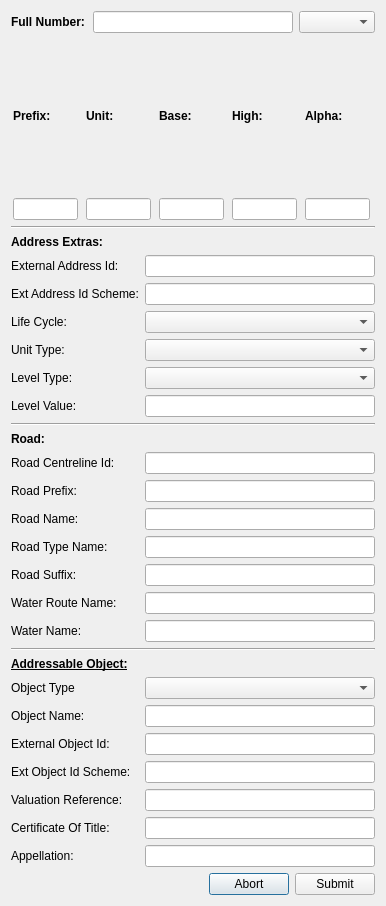
<?xml version="1.0" encoding="UTF-8"?>
<ui version="4.0">
 <class>NewAddressDialog</class>
 <widget class="QDialog" name="NewAddressDialog">
  <property name="geometry">
   <rect>
    <x>0</x>
    <y>0</y>
    <width>386</width>
    <height>906</height>
   </rect>
  </property>
  <property name="windowTitle">
   <string>Create New Address</string>
  </property>
  <layout class="QVBoxLayout" name="verticalLayout">
   <item>
    <layout class="QHBoxLayout" name="horizontalLayout_2">
     <item>
      <widget class="QLabel" name="label">
       <property name="font">
        <font>
         <weight>75</weight>
         <bold>true</bold>
        </font>
       </property>
       <property name="text">
        <string>Full Number:</string>
       </property>
      </widget>
     </item>
     <item>
      <widget class="QLineEdit" name="uFullNum">
       <property name="maximumSize">
        <size>
         <width>200</width>
         <height>16777215</height>
        </size>
       </property>
      </widget>
     </item>
     <item>
      <widget class="QComboBox" name="uAddressType"/>
     </item>
    </layout>
   </item>
   <item>
    <layout class="QGridLayout" name="gridLayout">
     <item row="0" column="2">
      <widget class="QLabel" name="label_5">
       <property name="font">
        <font>
         <weight>75</weight>
         <bold>true</bold>
        </font>
       </property>
       <property name="text">
        <string>Unit:</string>
       </property>
      </widget>
     </item>
     <item row="0" column="4">
      <widget class="QLabel" name="label_6">
       <property name="font">
        <font>
         <weight>75</weight>
         <bold>true</bold>
        </font>
       </property>
       <property name="text">
        <string>Base:</string>
       </property>
      </widget>
     </item>
     <item row="0" column="8">
      <widget class="QLabel" name="label_8">
       <property name="font">
        <font>
         <weight>75</weight>
         <bold>true</bold>
        </font>
       </property>
       <property name="text">
        <string>Alpha:</string>
       </property>
      </widget>
     </item>
     <item row="0" column="0">
      <widget class="QLabel" name="label_2">
       <property name="font">
        <font>
         <weight>75</weight>
         <bold>true</bold>
        </font>
       </property>
       <property name="text">
        <string>Prefix:</string>
       </property>
      </widget>
     </item>
     <item row="0" column="6">
      <widget class="QLabel" name="label_3">
       <property name="font">
        <font>
         <weight>75</weight>
         <bold>true</bold>
        </font>
       </property>
       <property name="text">
        <string>High:</string>
       </property>
      </widget>
     </item>
     <item row="1" column="6">
      <widget class="QLineEdit" name="uHigh">
       <property name="maximumSize">
        <size>
         <width>65</width>
         <height>16777215</height>
        </size>
       </property>
       <property name="inputMethodHints">
        <set>Qt::ImhFormattedNumbersOnly</set>
       </property>
      </widget>
     </item>
     <item row="1" column="4">
      <widget class="QLineEdit" name="uBase">
       <property name="maximumSize">
        <size>
         <width>65</width>
         <height>16777215</height>
        </size>
       </property>
      </widget>
     </item>
     <item row="1" column="2">
      <widget class="QLineEdit" name="uUnit">
       <property name="maximumSize">
        <size>
         <width>65</width>
         <height>16777215</height>
        </size>
       </property>
      </widget>
     </item>
     <item row="1" column="8">
      <widget class="QLineEdit" name="uAlpha">
       <property name="maximumSize">
        <size>
         <width>65</width>
         <height>16777215</height>
        </size>
       </property>
      </widget>
     </item>
     <item row="1" column="0">
      <widget class="QLineEdit" name="uPrefix">
       <property name="maximumSize">
        <size>
         <width>65</width>
         <height>16777215</height>
        </size>
       </property>
       <property name="text">
        <string/>
       </property>
      </widget>
     </item>
    </layout>
   </item>
   <item>
    <widget class="Line" name="line">
     <property name="orientation">
      <enum>Qt::Horizontal</enum>
     </property>
    </widget>
   </item>
   <item>
    <layout class="QFormLayout" name="formLayout">
     <property name="fieldGrowthPolicy">
      <enum>QFormLayout::AllNonFixedFieldsGrow</enum>
     </property>
     <item row="0" column="0">
      <widget class="QLabel" name="label_12">
       <property name="font">
        <font>
         <weight>75</weight>
         <bold>true</bold>
        </font>
       </property>
       <property name="text">
        <string>Address Extras:</string>
       </property>
      </widget>
     </item>
     <item row="1" column="0">
      <widget class="QLabel" name="externalAddressIdLabel">
       <property name="text">
        <string>External Address Id:</string>
       </property>
      </widget>
     </item>
     <item row="1" column="1">
      <widget class="QLineEdit" name="uExternalAddId">
       <property name="text">
        <string/>
       </property>
       <property name="maxLength">
        <number>15</number>
       </property>
      </widget>
     </item>
     <item row="2" column="0">
      <widget class="QLabel" name="externalAddressIdSchemeLabel">
       <property name="text">
        <string>Ext Address Id Scheme:</string>
       </property>
      </widget>
     </item>
     <item row="2" column="1">
      <widget class="QLineEdit" name="uExternalAddressIdScheme">
       <property name="text">
        <string/>
       </property>
       <property name="maxLength">
        <number>100</number>
       </property>
      </widget>
     </item>
     <item row="3" column="0">
      <widget class="QLabel" name="lifeCycleLabel">
       <property name="text">
        <string>Life Cycle:</string>
       </property>
      </widget>
     </item>
     <item row="3" column="1">
      <widget class="QComboBox" name="ulifeCycle"/>
     </item>
     <item row="4" column="0">
      <widget class="QLabel" name="unitTypeLabel">
       <property name="text">
        <string>Unit Type:</string>
       </property>
      </widget>
     </item>
     <item row="4" column="1">
      <widget class="QComboBox" name="uUnitType"/>
     </item>
     <item row="5" column="0">
      <widget class="QLabel" name="levelTypeLabel">
       <property name="text">
        <string>Level Type:</string>
       </property>
      </widget>
     </item>
     <item row="5" column="1">
      <widget class="QComboBox" name="uLevelType"/>
     </item>
     <item row="6" column="0">
      <widget class="QLabel" name="levelValueLabel">
       <property name="text">
        <string>Level Value:</string>
       </property>
      </widget>
     </item>
     <item row="6" column="1">
      <widget class="QLineEdit" name="uLevelValue">
       <property name="maxLength">
        <number>40</number>
       </property>
      </widget>
     </item>
     <item row="7" column="0" colspan="2">
      <widget class="Line" name="line_4">
       <property name="orientation">
        <enum>Qt::Horizontal</enum>
       </property>
      </widget>
     </item>
     <item row="8" column="0">
      <widget class="QLabel" name="label_11">
       <property name="font">
        <font>
         <weight>75</weight>
         <bold>true</bold>
        </font>
       </property>
       <property name="text">
        <string>Road:</string>
       </property>
      </widget>
     </item>
     <item row="9" column="0">
      <widget class="QLabel" name="roadCentrelineIdLabel">
       <property name="font">
        <font>
         <weight>50</weight>
         <bold>false</bold>
        </font>
       </property>
       <property name="text">
        <string>Road Centreline Id:</string>
       </property>
      </widget>
     </item>
     <item row="10" column="0">
      <widget class="QLabel" name="roadPrefixLabel">
       <property name="text">
        <string>Road Prefix:</string>
       </property>
      </widget>
     </item>
     <item row="10" column="1">
      <widget class="QLineEdit" name="uRoadPrefix">
       <property name="maxLength">
        <number>20</number>
       </property>
      </widget>
     </item>
     <item row="11" column="0">
      <widget class="QLabel" name="roadNameLabel">
       <property name="font">
        <font>
         <weight>50</weight>
         <bold>false</bold>
        </font>
       </property>
       <property name="text">
        <string>Road Name:</string>
       </property>
      </widget>
     </item>
     <item row="11" column="1">
      <widget class="QLineEdit" name="uRoadName">
       <property name="maxLength">
        <number>150</number>
       </property>
      </widget>
     </item>
     <item row="12" column="0">
      <widget class="QLabel" name="roadTypeNameLabel">
       <property name="font">
        <font>
         <weight>50</weight>
         <bold>false</bold>
        </font>
       </property>
       <property name="text">
        <string>Road Type Name:</string>
       </property>
      </widget>
     </item>
     <item row="12" column="1">
      <widget class="QLineEdit" name="uRoadTypeName">
       <property name="maxLength">
        <number>40</number>
       </property>
      </widget>
     </item>
     <item row="13" column="0">
      <widget class="QLabel" name="roadSuffixLabel">
       <property name="font">
        <font>
         <weight>50</weight>
         <bold>false</bold>
        </font>
       </property>
       <property name="text">
        <string>Road Suffix:</string>
       </property>
      </widget>
     </item>
     <item row="13" column="1">
      <widget class="QLineEdit" name="uRoadSuffix">
       <property name="maxLength">
        <number>40</number>
       </property>
      </widget>
     </item>
     <item row="14" column="0">
      <widget class="QLabel" name="waterRouteNameLabel">
       <property name="text">
        <string>Water Route Name:</string>
       </property>
      </widget>
     </item>
     <item row="14" column="1">
      <widget class="QLineEdit" name="uWaterRouteName">
       <property name="maxLength">
        <number>100</number>
       </property>
      </widget>
     </item>
     <item row="15" column="0">
      <widget class="QLabel" name="waterNameLabel">
       <property name="text">
        <string>Water Name:</string>
       </property>
      </widget>
     </item>
     <item row="15" column="1">
      <widget class="QLineEdit" name="uWaterName">
       <property name="maxLength">
        <number>100</number>
       </property>
      </widget>
     </item>
     <item row="16" column="0" colspan="2">
      <widget class="Line" name="line_6">
       <property name="orientation">
        <enum>Qt::Horizontal</enum>
       </property>
      </widget>
     </item>
     <item row="17" column="0">
      <widget class="QLabel" name="label_10">
       <property name="font">
        <font>
         <weight>75</weight>
         <bold>true</bold>
         <underline>true</underline>
        </font>
       </property>
       <property name="text">
        <string>Addressable Object:</string>
       </property>
      </widget>
     </item>
     <item row="18" column="0">
      <widget class="QLabel" name="objectTypeLabel">
       <property name="font">
        <font>
         <weight>50</weight>
         <bold>false</bold>
        </font>
       </property>
       <property name="text">
        <string>Object Type</string>
       </property>
      </widget>
     </item>
     <item row="18" column="1">
      <widget class="QComboBox" name="UObjectType"/>
     </item>
     <item row="19" column="0">
      <widget class="QLabel" name="objectNameLabel">
       <property name="text">
        <string>Object Name:</string>
       </property>
      </widget>
     </item>
     <item row="19" column="1">
      <widget class="QLineEdit" name="uObjectName">
       <property name="maxLength">
        <number>250</number>
       </property>
      </widget>
     </item>
     <item row="20" column="0">
      <widget class="QLabel" name="externalObjectIdLabel">
       <property name="text">
        <string>External Object Id:</string>
       </property>
      </widget>
     </item>
     <item row="20" column="1">
      <widget class="QLineEdit" name="uExternalObjectId">
       <property name="maxLength">
        <number>15</number>
       </property>
      </widget>
     </item>
     <item row="21" column="0">
      <widget class="QLabel" name="extObjectIdSchemeLabel">
       <property name="text">
        <string>Ext Object Id Scheme:</string>
       </property>
      </widget>
     </item>
     <item row="21" column="1">
      <widget class="QLineEdit" name="uExtObjectIdScheme">
       <property name="maxLength">
        <number>100</number>
       </property>
      </widget>
     </item>
     <item row="22" column="0">
      <widget class="QLabel" name="valuationReferenceLabel">
       <property name="text">
        <string>Valuation Reference:</string>
       </property>
      </widget>
     </item>
     <item row="22" column="1">
      <widget class="QLineEdit" name="uValuationReference">
       <property name="maxLength">
        <number>30</number>
       </property>
      </widget>
     </item>
     <item row="23" column="0">
      <widget class="QLabel" name="certificateOfTitleLabel">
       <property name="text">
        <string>Certificate Of Title:</string>
       </property>
      </widget>
     </item>
     <item row="23" column="1">
      <widget class="QLineEdit" name="uCertificateOfTitle">
       <property name="maxLength">
        <number>20</number>
       </property>
      </widget>
     </item>
     <item row="24" column="0">
      <widget class="QLabel" name="appellationLabel">
       <property name="text">
        <string>Appellation:</string>
       </property>
      </widget>
     </item>
     <item row="24" column="1">
      <widget class="QLineEdit" name="uAppellation">
       <property name="maxLength">
        <number>500</number>
       </property>
      </widget>
     </item>
     <item row="9" column="1">
      <widget class="QLineEdit" name="uRoadCentrelineId"/>
     </item>
    </layout>
   </item>
   <item>
    <layout class="QHBoxLayout" name="horizontalLayout">
     <item>
      <spacer name="horizontalSpacer">
       <property name="orientation">
        <enum>Qt::Horizontal</enum>
       </property>
       <property name="sizeHint" stdset="0">
        <size>
         <width>40</width>
         <height>20</height>
        </size>
       </property>
      </spacer>
     </item>
     <item>
      <widget class="QPushButton" name="uAbort">
       <property name="text">
        <string>Abort</string>
       </property>
      </widget>
     </item>
     <item>
      <widget class="QPushButton" name="uSubmitAddressButton">
       <property name="text">
        <string>Submit</string>
       </property>
      </widget>
     </item>
    </layout>
   </item>
  </layout>
 </widget>
 <tabstops>
  <tabstop>uFullNum</tabstop>
  <tabstop>uPrefix</tabstop>
  <tabstop>uUnit</tabstop>
  <tabstop>uBase</tabstop>
  <tabstop>uHigh</tabstop>
  <tabstop>uAlpha</tabstop>
  <tabstop>uExternalAddId</tabstop>
  <tabstop>uExternalAddressIdScheme</tabstop>
  <tabstop>ulifeCycle</tabstop>
  <tabstop>uUnitType</tabstop>
  <tabstop>uLevelType</tabstop>
  <tabstop>uLevelValue</tabstop>
  <tabstop>uRoadCentrelineId</tabstop>
  <tabstop>uRoadPrefix</tabstop>
  <tabstop>uRoadName</tabstop>
  <tabstop>uRoadTypeName</tabstop>
  <tabstop>uRoadSuffix</tabstop>
  <tabstop>uWaterRouteName</tabstop>
  <tabstop>uWaterName</tabstop>
  <tabstop>UObjectType</tabstop>
  <tabstop>uObjectName</tabstop>
  <tabstop>uExternalObjectId</tabstop>
  <tabstop>uExtObjectIdScheme</tabstop>
  <tabstop>uValuationReference</tabstop>
  <tabstop>uCertificateOfTitle</tabstop>
  <tabstop>uAppellation</tabstop>
  <tabstop>uAbort</tabstop>
  <tabstop>uAddressType</tabstop>
 </tabstops>
 <resources/>
 <connections/>
</ui>
